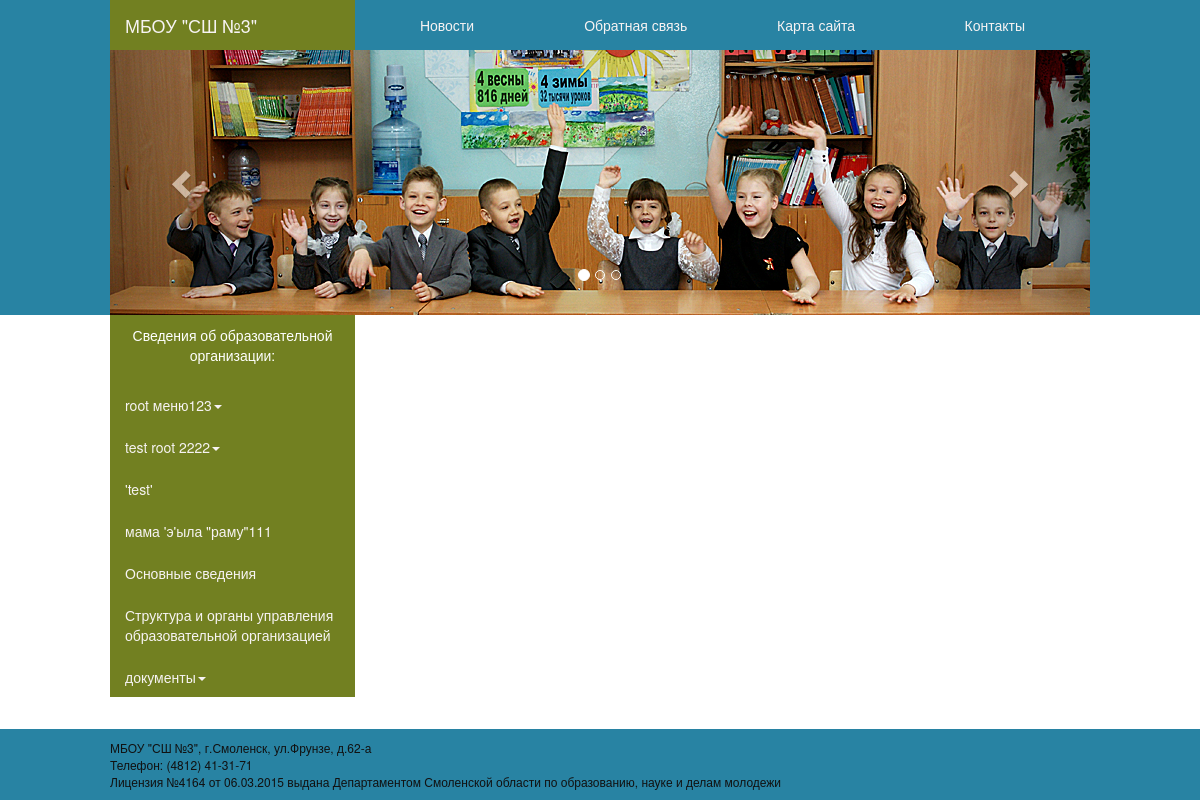
The page / on the database its author committed.
### tables this page shows
CREATE TABLE IF NOT EXISTS `pages` (
  `id` int(11) NOT NULL AUTO_INCREMENT,
  `title` varchar(255) NOT NULL,
  `text` text NOT NULL,
  `visible` tinyint(1) NOT NULL,
  `updated_at` timestamp NOT NULL DEFAULT CURRENT_TIMESTAMP ON UPDATE CURRENT_TIMESTAMP,
  `created_at` timestamp NOT NULL DEFAULT '0000-00-00 00:00:00',
  `static` tinyint(1) NOT NULL DEFAULT '0',
  PRIMARY KEY (`id`)
);

### config/config.php (called while the page is built, shortened)
<?php
$config['basepath'] = dirname(__DIR__);
$config['default_module'] = 'admin';
$config['public_default_module'] = 'public';
$config['default_cmd'] = 'index';
$config['auth_module'] = 'auth';
$config['auth_cmd'] = 'index';
$config['user'] = 'admin';
$config['pass'] = 'd8578edf8458ce06fbc5bb76a58c5ca4';
$config['dbhost'] = 'localhost';
$config['dbname'] = 'news_site';
$config['dbuser'] = 'root';
$config['dbpass'] = '';
return $config;

### index.php (called while the page is built, shortened)
<?php
$config = include(__DIR__.'/config/config.php');
require_once(BASEPATH.'/engine/FileLoader.php');
$app = new engine\App();
$app->setAvailableModules($availableModules['public']);
$app->run();

### engine/FileLoader.php (called while the page is built, shortened)
<?php
class FileLoader {
    public static function registerPath($basePath) {
        spl_autoload_register(function($className) use ($basePath)  {
            $file = $basePath.str_ireplace( '\\', DIRECTORY_SEPARATOR, $className).'.php';
            return file_exists($file)? require_once($file): false;
        });
    }
}

### modules/PublicModule.php (called while the page is built, shortened)
<?php
class PublicModule extends engine\Module {
    public function actionIndex($app) {
        $page = new Page();
        $nodes = $page->getFirstLevel();
        $statics = $page->getStaticPages();
        foreach ($nodes as $node) {
            $pages = $page->getArr((int)$node['ancestor'], 1);
            $pagestpl[] = $page->getArr((int)$node['ancestor'], 1);
        }
        $styleFromFile = '/css/styleForPublic.css';
        include(BASEPATH.'/templates/publicIndex.php');
    }
}

### engine/Page.php (the view, shortened to what this page needs)
<?php
class Page{
	public function getArr($id, $level) {
		$dauthers = array();
		$arr = $this->readById($id);
		$query = "SELECT descendant, level FROM `pages_treepath` as t
				WHERE t.ancestor = '$id'
				AND	t.level = '$level'+1 ;";
		$res = mysql_query($query);
		while ($row = mysql_fetch_assoc($res))
			$dauthers[] = $row;
		if ($dauthers) foreach ($dauthers as $node) {
			$arr['items'][]= $this->getArr($node['descendant'], $node['level']);
		}
		return $arr;
	}
	public function readById($id) {
		$id = (int)$id;
		$query = "SELECT * FROM `pages` WHERE id='$id';";
		$res = mysql_query($query);
		$data = array();
		if (!mysql_num_rows($res)) return $data;
		while ($row = mysql_fetch_assoc($res))
			$data = $row;
		return $data;
    }
	public function getFirstLevel() {
		$query = "
			SELECT
				*
			FROM `pages` p
			JOIN `pages_treepath` t ON (p.id = t.descendant)
			WHERE
			`t`.`level` = '1' AND `p`.`static` = '0';";
		$res = mysql_query($query);
		$data = array();
		while ($row = mysql_fetch_assoc($res))
			$data[] = $row;
		return $data;
	}
	public function getStaticPages(){
		$query = "
			SELECT
				*
			FROM `pages` p
			WHERE
			`p`.`static` = '1';";
		$res = mysql_query($query);
		$data = array();
		while ($row = mysql_fetch_assoc($res))
			$data[] = $row;
		return $data;
	}
}

### engine/Page.php (the view, shortened to what this page needs)
<?php
class Page{
	public function getArr($id, $level) {
		$dauthers = array();
		$arr = $this->readById($id);
		$query = "SELECT descendant, level FROM `pages_treepath` as t
				WHERE t.ancestor = '$id'
				AND	t.level = '$level'+1 ;";
		$res = mysql_query($query);
		while ($row = mysql_fetch_assoc($res))
			$dauthers[] = $row;
		if ($dauthers) foreach ($dauthers as $node) {
			$arr['items'][]= $this->getArr($node['descendant'], $node['level']);
		}
		return $arr;
	}
	public function readById($id) {
		$id = (int)$id;
		$query = "SELECT * FROM `pages` WHERE id='$id';";
		$res = mysql_query($query);
		$data = array();
		if (!mysql_num_rows($res)) return $data;
		while ($row = mysql_fetch_assoc($res))
			$data = $row;
		return $data;
    }
	public function getFirstLevel() {
		$query = "
			SELECT
				*
			FROM `pages` p
			JOIN `pages_treepath` t ON (p.id = t.descendant)
			WHERE
			`t`.`level` = '1' AND `p`.`static` = '0';";
		$res = mysql_query($query);
		$data = array();
		while ($row = mysql_fetch_assoc($res))
			$data[] = $row;
		return $data;
	}
	public function getStaticPages(){
		$query = "
			SELECT
				*
			FROM `pages` p
			WHERE
			`p`.`static` = '1';";
		$res = mysql_query($query);
		$data = array();
		while ($row = mysql_fetch_assoc($res))
			$data[] = $row;
		return $data;
	}
}

### engine/App.php (shortened to what this page needs)
<?php
class App {
    public function getStrParam($name, $default = null) {
        $result = (isset($_GET[$name]))  ? $_GET[$name] :
                     (isset($_POST[$name]) ? $_POST[$name]: $default);
        return get_magic_quotes_gpc()? stripslashes($result): $result;
    }
    public function run() {
        global $config;
        try {
            $command = $this->getStrParam('cmd', $config['default_cmd']);
            $methodName  = 'action'.ucfirst(strtolower($command));
            $с = new $moduleClass();
            echo call_user_func_array(array($с, $methodName), array($this));
        } catch(\Exception $e) {
            $this->error($e->getMessage(), $e->getCode());
        }
    }
}

### templates/header.php (shortened to what this page needs)
<html >
<head>
    <link rel="stylesheet" type="text/css" href="<?=$styleFromFile?>" />
    <link rel="stylesheet" href="/vendor/bootstrap/css/bootstrap.min.css">
    <link  href="http://cdnjs.cloudflare.com/ajax/libs/fotorama/4.6.3/fotorama.css" rel="stylesheet">
</head>
<body>

### templates/topMenu.php (shortened to what this page needs)
<div class="container-fluid b-header">
	<div class="container  b-header-min">
		<div class="row ">
  			<div class=" b-top-menu-0">
				<nav class="navbar b-navbar-topmenu navbar-default">
				  <div class="container-fluid b-top-menu-1">
				    <div class="col-md-3 navbar-header sosh">
				      <a class="navbar-brand" href="http://1boot.ru/">
				        МБОУ "СШ №3"
				      </a>
				    </div>
				    <div class="col-md-9 b-top-menu-2">
				      <ul class="nav nav-pills nav-justified  ">
				        <?php if ($_GET["module"]=="news") :?><li role="presentation" class="active"><a href="/index.php?module=news&cmd=index">Новости</a></li><?php else:?>
						<li role="presentation"><a href="/index.php?module=news&cmd=index">Новости</a></li><?php endif;?>
						<?php if ($_GET["module"]=="question"):?><li role="presentation" class="active"><a href="/index.php?module=question&cmd=index">Обратная связь</a></li><?php else:?>
						<li role="presentation"><a href="/index.php?module=question&cmd=index">Обратная связь</a></li><?php endif;?>
						<?php foreach ($statics as $item):?>
						<?php if ($item["id"]!= '51' && $item["id"]!= '45'): ?>
							<?php if ($_GET["page_id"]==$item["id"]):?>
							<li role="presentation"  class="active"><a href="/index.php?module=public&cmd=index&page_id=<?=$item["id"];?>"><?=$item["title"];?></a></li><?php else:?>
							<li role="presentation"><a href="/index.php?module=public&cmd=index&page_id=<?=$item["id"];?>"><?=$item["title"];?></a></li>
							<?php endif;?>
						<?php endif;?>
						<?php endforeach;?>
				      </ul>
				    </div>
				  </div>
				</nav>
  			</div>
		</div>
		<div class="row b-karusel">
			<div id="carousel-example-generic" class="carousel slide" data-ride="carousel">
			  <ol class="carousel-indicators">
			    <li data-target="#carousel-example-generic" data-slide-to="0" class="active"></li>
			    <li data-target="#carousel-example-generic" data-slide-to="1"></li>
			    <li data-target="#carousel-example-generic" data-slide-to="2"></li>
			  </ol>
			  <div class="carousel-inner" role="listbox">
			    <div class="item active">
			      <img src="/slider/child.jpg" alt="...">
			      <div class="carousel-caption">
			      </div>
			    </div>
			  </div>
			  <a class="left carousel-control" href="#carousel-example-generic" role="button" data-slide="prev">
			    <span class="glyphicon glyphicon-chevron-left" aria-hidden="true"></span>
			  </a>
			  <a class="right carousel-control" href="#carousel-example-generic" role="button" data-slide="next">
			    <span class="glyphicon glyphicon-chevron-right" aria-hidden="true"></span>
			  </a>
			</div>
		</div>
	</div>
</div>

### templates/publicIndex.php (shortened to what this page needs)
<?php include(BASEPATH.'/templates/header.php');
	include('topMenu.php');
?>
<div class="container ">
<div class="row">
	<?php include('leftMenu.php');?>
	<div class="col-md-9 col-xs-9 b-content">
		<div class="page_content">
		</div>
	</div>
</div>
</div>
<div class="container-fluid b-footer">
	<div class="container niz">
		<p>МБОУ "СШ №3", г.Смоленск, ул.Фрунзе, д.62-а<br>
		Телефон: (4812) 41-31-71<br>
		Лицензия №4164 от 06.03.2015 выдана Департаментом Смоленской области по образованию, науке и делам молодежи
		</p>
	</div>
</div>
</body>

### templates/leftMenu.php (shortened to what this page needs)
<div class="col-md-3 col-xs-3 b-left-menu">
	<ul class="nav nav-pills nav-stacked">
				<p class="magicLi">Сведения об образовательной организации:</p>
				<?php  foreach ($pagestpl as $node):
				if (isset($node['items'])):
				?>
			        <li class="dropdown">
			        	<a href="index.php?module=public&cmd=index&page_id=<?=$node['id'];?>" class="dropdown-toggle"  role="button" aria-expanded="false"><?=$node['title']?><span class="caret"></span></a>
			        </li>
			    <?php else : ?>
			        <li role="presentation"><a href="index.php?module=public&cmd=index&page_id=<?=$node['id'];?>"><?=$node['title'];?></a></li>
			    <?php
			    endif;
			    endforeach;?>
	</ul>
</div>

### css/styleForPublic.css (style rules this page uses)
* { margin:0;padding:0; }
body { position: relative; }
.container { width: 980px !important; padding:0px !important; }
body .b-header, body .b-footer { background-color: #2883A3; padding:0; }
ul.nav p.magicLi { color: white; text-align: center; padding: 10px 20px; }
div .row { margin-left:0; margin-right:0; }
div .b-top-menu-2 ul li { height: 50px; }
div .b-top-menu-2 ul li a { padding: 15px 15px; border-radius: 0px; }
.b-footer { position: absolute!important; bottom: 0!important; left: 0!important; right: 0!important; }
.b-top-menu-0 { padding:0px !important; }
.b-top-menu-1 { padding:0 !important; }
.b-top-menu-2 { padding:0 !important; }
div .b-top-menu-0 .b-navbar-topmenu { border:0px; border-radius: 0; width: 980px; margin: 0 auto; }
div .row .b-left-menu { background-color: #728021!important; padding-right: 0px!important; padding-left: 0 !important; margin-bottom: 100px; }
.container .row .b-content { margin-bottom: 100px; padding-left:30px; }
div .b-top-menu-1 .sosh { background-color: #728021; }
.b-top-menu-1 .sosh a { color: #F7F3F3; }
div .b-top-menu-0 .b-top-menu-1 a { color: #F7F3F3; }
.b-top-menu-2 ul li { background-color: #2883A3; }
div .b-left-menu ul li a { color: #F7F3F3; }
div .b-left-menu .nav-pills>li>a { border-radius: 0px; }
div.niz p { padding-top: 10px; color: #111; font-size: 12px; }
.page_content { display: inline-block; vertical-align: top; width: 670px; }

### rows shown on the page
pages: title "Карта сайта"
pages: title "Контакты"
pages: title "'test'"
pages: title "мама 'э'ыла \"раму\"111"
pages: title "Основные сведения"
pages: title "Структура и органы управления образовательной организацией"

### other values the page prints
$node['title'] "root меню123"
$node['title'] "test root 2222"
$node['title'] "документы"
